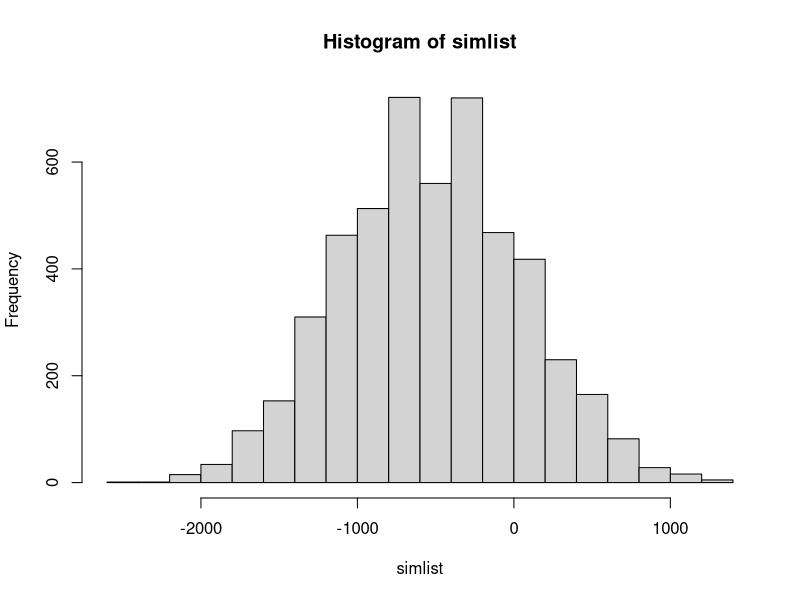
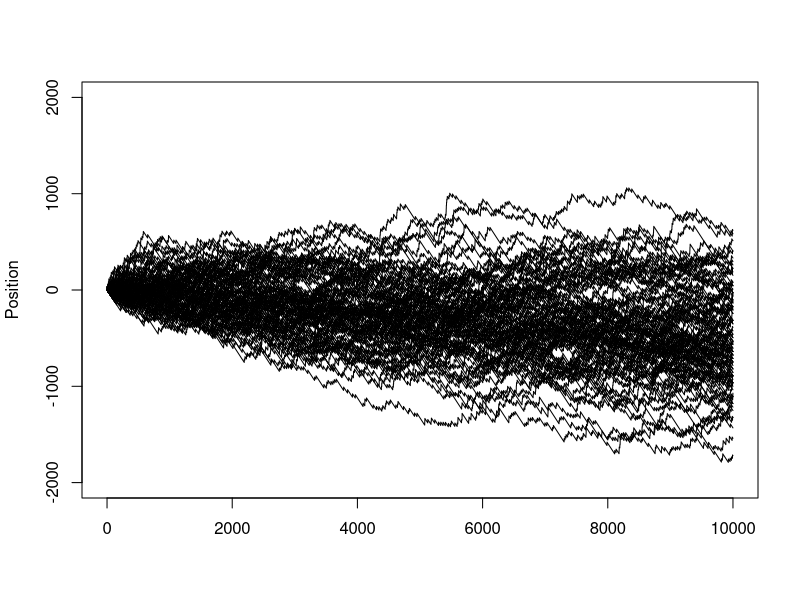

Here is the R script that generated these plots, in order:

wheel<-(-1:36)
sample(wheel,1)
winners<-c(-1)   #Type whatever numbers that you'll win on, for example c(-1,0) or c(33, 34, 35, 36)
win<-35             #This is the amount you win with a succesful roll
loss<--1           #This is the amount you lose with an unsuccessful roll

simlist<-NULL
for (i in 1:5000){
  roulette<-sample(wheel,10000,replace=T)
  rw<-win*roulette%in%winners+loss*(!roulette%in%winners)
  simlist[i]<-tail(cumsum(rw),1)  }
mean(simlist)
sd(simlist)
hist(simlist)

steps<-10000
roulette<-sample(wheel,10000,replace=T)
rw<-win*roulette%in%winners+loss*(!roulette%in%winners)
plot(c(1,1),type="n",xlim=c(0,steps),ylim=c(-2000,2000),xlab="",ylab="Position")
for (i in 1:100){
roulette<-sample(wheel,10000,replace=T)
rw<-win*roulette%in%winners+loss*(!roulette%in%winners)
lines(cumsum(rw),type="l")
print (i)}

